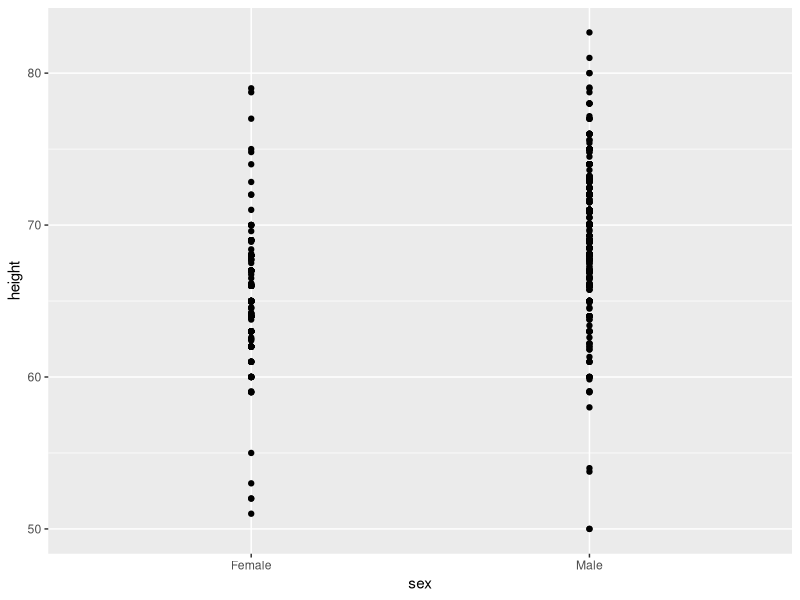
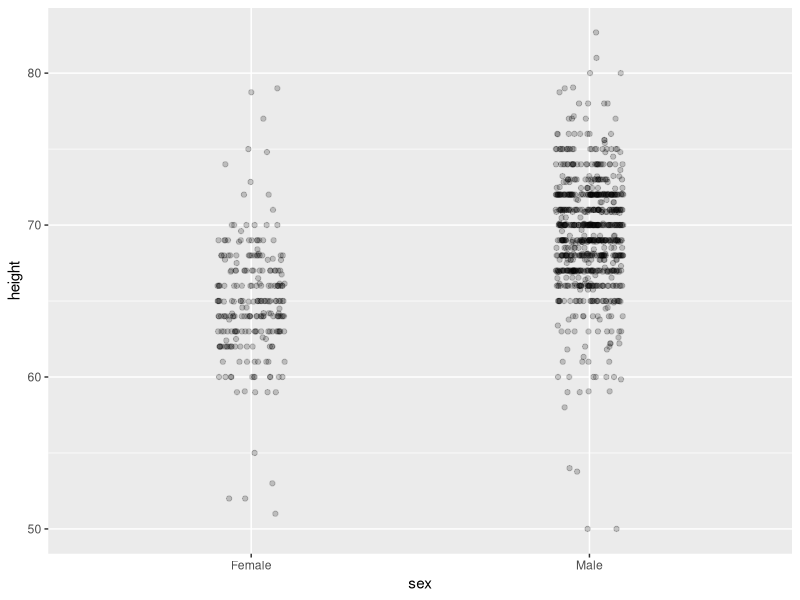

The R script that drew these images, in order:
library(dslabs)
library(tidyverse)
data(heights)

# dot plot showing the data
heights %>% ggplot( aes(sex, height) ) + geom_point()

# jittered, alpha blended point plot
# Jitter is adding a small random shift to each point in order to minimize the number of overlapping points. 
# To add jitter, use the  geom_jitter() geometry instead of geom_point().
heights %>% ggplot( aes(sex, height) ) + geom_jitter( width = 0.1, alpha = 0.2 )
